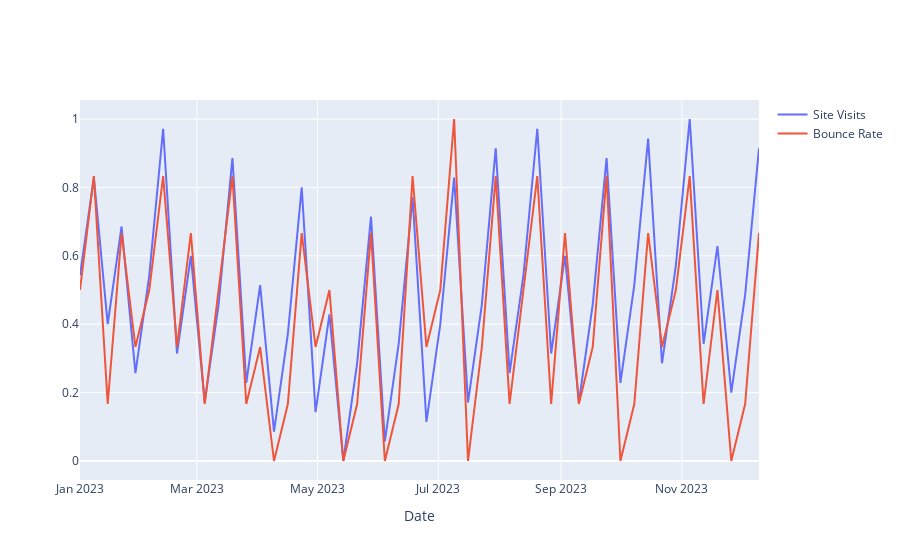

Write notebook code for a chart like this one.
### Markdown cell above
* **Site Visits vs Bounce Rate**

### Code cell
fig = go.Figure()
fig.add_trace(go.Scatter(x=dataframe["Start Date"], y=normalized_df["Site Visits"],mode='lines',name='Site Visits'))
fig.add_trace(go.Scatter(x=dataframe["Start Date"], y=normalized_df["Bounce Rate"],mode='lines',name='Bounce Rate'))
fig.update_xaxes(title_text="Date")
fig.show()
